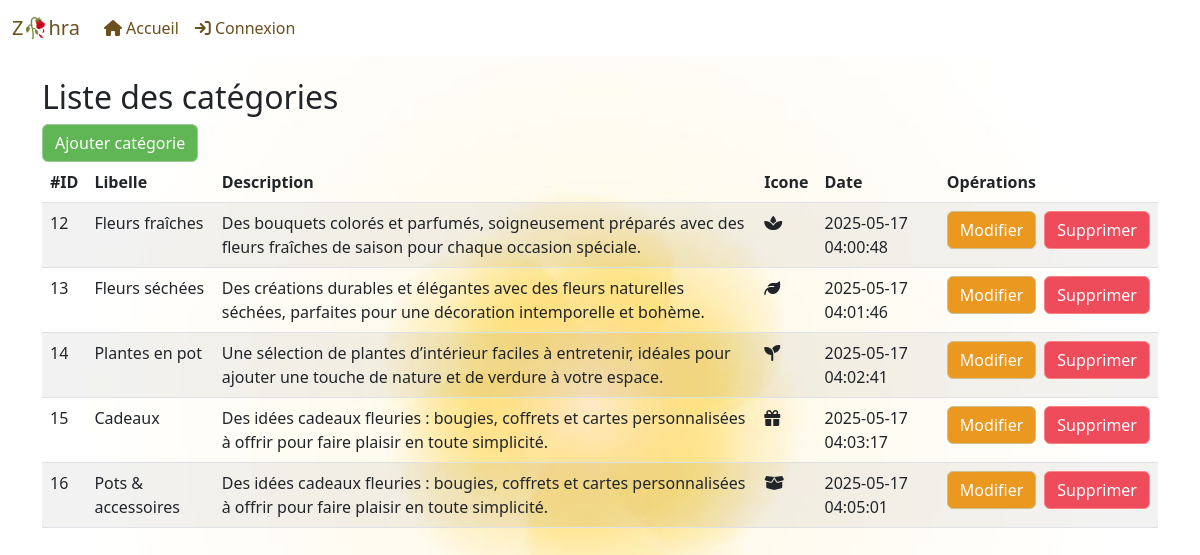
/categories.php, run on the app's committed database.
### tables this page shows
CREATE TABLE `categorie` (
  `id` int(11) NOT NULL,
  `libelle` varchar(100) NOT NULL,
  `description` varchar(255) NOT NULL,
  `date_creation` datetime NOT NULL DEFAULT current_timestamp(),
  `icone` varchar(200) NOT NULL
);

### categories.php (the view, shortened to what this page needs)
<!doctype html>
<html lang="en">
<head>
    <?php include 'include/head.php' ?>
</head>
<body>
<?php include 'include/nav_admin.php' ?>
<div class="container py-2">
    <h2>Liste des catégories</h2>
    <a href="ajouter_categorie.php" class="btn btn-add">Ajouter catégorie</a>
    <table class="table table-striped table-hover">
        <thead>
            <tr>
                <th>#ID</th>
                <th>Libelle</th>
                <th>Description</th>
                <th>Icone</th>
                <th>Date</th>
                <th>Opérations</th>
            </tr>
        </thead>
        <tbody>
        <?php
        require_once 'include/database.php';
        $categories = $pdo->query('SELECT * FROM categorie')->fetchAll(PDO::FETCH_ASSOC);
        foreach ($categories as $categorie){
            ?>
            <tr>
                <td><?php echo $categorie['id'] ?></td>
                <td><?php echo $categorie['libelle'] ?></td>
                <td><?php echo $categorie['description'] ?></td>
                <td>
                    <i class="fas <?php echo $categorie['icone'] ?>"></i>
                </td>
                <td><?php echo $categorie['date_creation'] ?></td>
                <td>
                    <div class="d-flex gap-2">
                    <a href="modifier_categorie.php?id=<?php echo $categorie['id'] ?>" class="btn  btn-mod">Modifier</a>
                    <a href="supprimer_categorie.php?id=<?php echo $categorie['id'] ?>" onclick="return confirm('Voulez vous vraiment supprimer la catégorie <?php echo $categorie['libelle'] ?>');" class="btn  btn-delet">Supprimer</a>
                    </div>
                </td>
            </tr>
            <?php
        }
        ?>
        </tbody>
    </table>
</div>
</body>
</html>

### include/nav_admin.php (style rules this page uses)
body { padding-top: 70px; background-image: url('images/yelo.jpg'); background-size: cover; background-position: center; background-repeat: no-repeat; background-attachment: fixed; background-color:rgba(251, 232, 246, 0.8); }
.btn-add { background-color: rgb(96, 181, 85); color: #fff; border-color: #9acb94; }
.btn-mod { background-color: rgb(234, 152, 31); color: #fff; border-color:rgb(203, 191, 148); }
.btn-delet { background-color: rgb(238, 75, 91); color: #fff; border-color: rgb(251, 132, 132); }

### data on the page
categorie: id "12", libelle "Fleurs fraîches", description "Des bouquets colorés et parfumés, soigneusement préparés avec des fleurs fraîches de saison pour chaque occasion spéciale.", date_creation "2025-05-17 04:00:48"
categorie: id "13", libelle "Fleurs séchées", description "Des créations durables et élégantes avec des fleurs naturelles séchées, parfaites pour une décoration intemporelle et bohème.", date_creation "2025-05-17 04:01:46"
categorie: id "14", libelle "Plantes en pot", description "Une sélection de plantes d’intérieur faciles à entretenir, idéales pour ajouter une touche de nature et de verdure à votre espace.", date_creation "2025-05-17 04:02:41"
categorie: id "15", libelle "Cadeaux", description "Des idées cadeaux fleuries : bougies, coffrets et cartes personnalisées à offrir pour faire plaisir en toute simplicité.", date_creation "2025-05-17 04:03:17"
categorie: id "16", libelle "Pots & accessoires", description "Des idées cadeaux fleuries : bougies, coffrets et cartes personnalisées à offrir pour faire plaisir en toute simplicité.", date_creation "2025-05-17 04:05:01"
